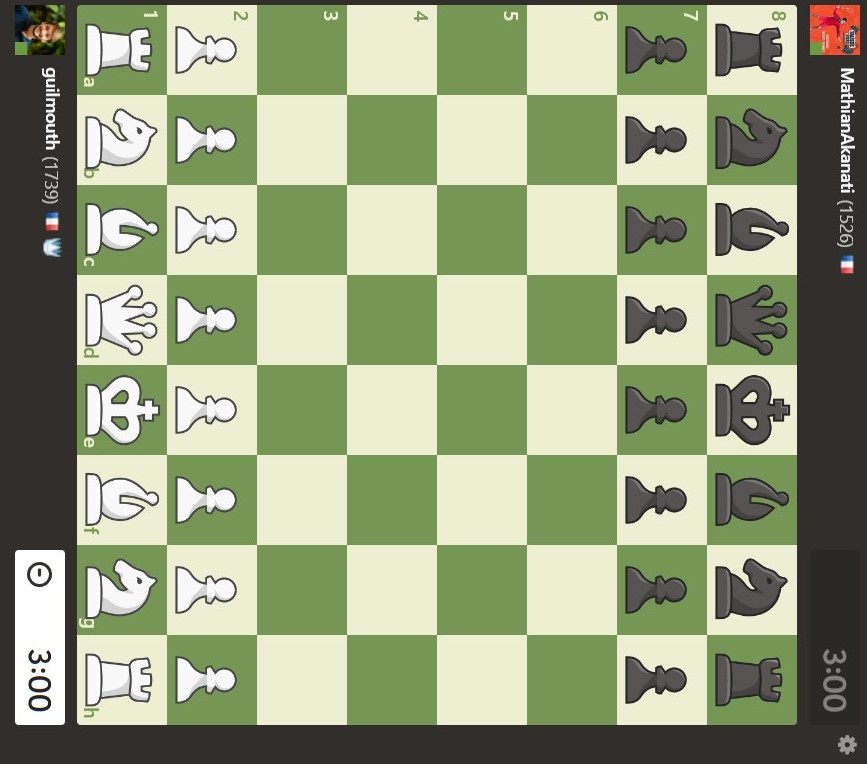
#> input picture photos_test/chess.com_game/0.jpg, 867 x 764 px; its folder holds only this picture in this run
$ jupyter execute --allow-errors main.ipynb   (older library calls are emulated)
#> lines starting #> are read from the running program, lines starting #| are printed output that depends on the picture; after the words box and inside, x2 and y2 are one past the last pixel; in counts of white or black regions, pixels touching at a corner belong together
### code/box_detection.py
import cv2
import numpy as np
from matplotlib import pyplot as plt


def import_image(path):
    img = cv2.imread(path, 1)
    img = cv2.cvtColor(img, cv2.COLOR_BGR2RGB)
    img_gray = cv2.cvtColor(img, cv2.COLOR_RGB2GRAY)

    return img, img_gray


def apply_gaussian_blur(img_gray, kernel_size=5, sigma=1.4):
    gaussian_blur = cv2.GaussianBlur(
        img_gray, (kernel_size, kernel_size), sigma, sigma, cv2.BORDER_DEFAULT
    )
    return gaussian_blur


def apply_binary_threshold(img, threshold=128):
    height, width = img.shape
    binary_image = np.copy(img)
    for i in range(height):
        for j in range(width):
            if img[i, j] >= threshold:
                binary_image[i, j] = 255
            else:
                binary_image[i, j] = 0
    return binary_image


# [4 lines left out: function get_sobels, not called in this run]


def get_edges(binary_img, threshold1=50, threshold2=150, apertureSize=3):
    edges = cv2.Canny(binary_img, threshold1, threshold2, apertureSize)
    return edges


def get_points_full_line(l, width, height):
    x1, y1, x2, y2 = l[0], l[1], l[2], l[3]

    if x1 == x2:
        return (x1, 0), (x2, height)

    if y1 == y2:
        return (0, y1), (width, y1)

    slope = (y2 - y1) / (x2 - x1)
    ord_origin = y1 - slope * x1

    if y1 < y2:
        return (0, round(ord_origin)), (round((height - ord_origin) / slope), height)
    elif y1 > y2:
        return (0, round(ord_origin)), (round((-ord_origin) / slope), 0)


def check_line_already_existing(point1, point2, points, epsilon):
    for (x1, y1), (x2, y2) in points:
        if np.sqrt((point1[0] - x1) ** 2 + (point1[1] - y1) ** 2) < epsilon and np.sqrt(
            (point2[0] - x2) ** 2 + (point2[1] - y2) ** 2
        ):
            return True
    return False


def dist(p1, p2):
    return np.sqrt((p1[0] - p2[0]) ** 2 + (p1[1] - p2[1]) ** 2)


def get_intersection_between_2_lines(
    line1, line2
):  # line is characterized by two points : line = (p1, p2)
    (x1, y1), (x1prime, y1prime) = line1
    (x2, y2), (x2prime, y2prime) = line2
    if x1 == x1prime:
        if x2 == x2prime:
            return None
        slope2 = (y2 - y2prime) / (x2 - x2prime)
        ord_origin2 = y2 - slope2 * x2
        return (x1, round(slope2 * x1 + ord_origin2))
    elif x2 == x2prime:
        slope1 = (y1 - y1prime) / (x1 - x1prime)
        ord_origin1 = y1 - slope1 * x1
        return (x2, round(slope1 * x2 + ord_origin1))
    else:
        slope1 = (y1 - y1prime) / (x1 - x1prime)
        ord_origin1 = y1 - slope1 * x1
        slope2 = (y2 - y2prime) / (x2 - x2prime)
        ord_origin2 = y2 - slope2 * x2
        if slope1 == slope2:
            return None
        x_int = -(ord_origin2 - ord_origin1) / (slope2 - slope1)
        y_int = slope1 * x_int + ord_origin1
        return (round(x_int), round(y_int))


def get_intersections(points):
    intersections = []
    for i in range(len(points) - 1):
        for j in range(i + 1, len(points)):
            intersections.append(get_intersection_between_2_lines(points[i], points[j]))
    return intersections


def get_houghlines(edges, threshold=28, probabilistic=True):
    if not probabilistic:
        lines = cv2.HoughLines(edges, 1, np.pi / 180, 50, None, 0, 0)
    else:
        lines = cv2.HoughLinesP(edges, 1, np.pi / 180, threshold, None, 50, 10)
    return lines


def get_median_length_linesP(linesP):
    length_lines = []
    if linesP is not None:
        for i in range(0, len(linesP)):
            l = linesP[i][0]
            length_lines.append(dist((l[0], l[1]), (l[2], l[3])))
    return np.median(length_lines)


def get_points(linesP, median_length_lines, img_shape, use_median=True):
    points = []
    # Draw the lines
    if linesP is not None:
        for i in range(0, len(linesP)):
            l = linesP[i][0]
            if use_median:
                if (
                    median_length_lines - 20
                    < dist((l[0], l[1]), (l[2], l[3]))
                    < median_length_lines + 20
                ):
                    point1, point2 = get_points_full_line(l, img_shape[1], img_shape[0])
                    if not check_line_already_existing(point1, point2, points, 30):
                        points.append((point1, point2))

            else:
                point1, point2 = get_points_full_line(l, img_shape[1], img_shape[0])
                if not check_line_already_existing(point1, point2, points, 30):
                    points.append((point1, point2))

    return points


def clean_intersections(intersections, img_shape):
    clean_intersections = []

    for point in intersections:
        if point is None:
            continue
        x, y = point[0], point[1]
        if 0 <= x <= img_shape[1] and 0 <= y <= img_shape[0]:
            clean_intersections.append(point)

    return clean_intersections


def moyenne(points):
    return round(np.mean([point[0] for point in points])), round(
        np.mean([point[1] for point in points])
    )


def clusteriser_intersections(intersections, epsilon=20):
    clusters = {}

    for i, point in enumerate(intersections):
        if point is None:
            continue
        already_in_cluster = False
        for k in clusters.keys():
            if dist(point, moyenne(clusters[k])) <= epsilon:
                already_in_cluster = True
                clusters[k].append(point)
        if not already_in_cluster:
            clusters[i] = [point]

    return clusters


def group_clusters(clusters):
    new_intersections = []

    for k in clusters.keys():
        new_intersections.append(moyenne(clusters[k]))

    return new_intersections


def moyenne_y(points):
    return round(np.mean([point[1] for point in points]))


def moyenne_x(points):
    return round(np.mean([point[0] for point in points]))


def dist_y(y1, y2):
    return np.abs(y1 - y2)


def dist_x(x1, x2):
    return np.abs(x1 - x2)


def cluster_along_y(intersections, epsilon_y):
    clusters_y = {}

    for i, point in enumerate(intersections):
        already_in_cluster = False
        for k in clusters_y.keys():
            if dist_y(point[1], moyenne_y(clusters_y[k])) <= epsilon_y:
                already_in_cluster = True
                clusters_y[k].append(point)
        if not already_in_cluster:
            clusters_y[i] = [point]

    return clusters_y


def cluster_along_x(intersections, epsilon_x):
    clusters_x = {}

    for i, point in enumerate(intersections):
        already_in_cluster = False
        for k in clusters_x.keys():
            if dist_x(point[0], moyenne_x(clusters_x[k])) <= epsilon_x:
                already_in_cluster = True
                clusters_x[k].append(point)
        if not already_in_cluster:
            clusters_x[i] = [point]

    return clusters_x


def remove_y_anomalies(anomaly_points, lines_interests_points_y, clusters_y):
    for k in clusters_y.keys():
        if len(clusters_y[k]) <= 3:
            for point in clusters_y[k]:
                anomaly_points.append(point)
        else:
            lines_interests_points_y[k] = clusters_y[k]
    return anomaly_points, lines_interests_points_y


def remove_x_anomalies(anomaly_points, lines_interests_points_x, clusters_x):
    for k in clusters_x.keys():
        if len(clusters_x[k]) <= 3:
            for point in clusters_x[k]:
                anomaly_points.append(point)
        else:
            lines_interests_points_x[k] = clusters_x[k]
    return anomaly_points, lines_interests_points_x


def remove_anomalies(intersections, epsilon_x=25, epsilon_y=10):

    clusters_x = cluster_along_x(intersections, epsilon_x)
    anomaly_points, lines_interests_points_x = remove_x_anomalies([], {}, clusters_x)

    new_intersections = [
        point for line_x in lines_interests_points_x.values() for point in line_x
    ]
    clusters_y = cluster_along_y(new_intersections, epsilon_y)
    anomaly_points, lines_interests_points_y = remove_y_anomalies(
        anomaly_points, {}, clusters_y
    )

    for k, v in lines_interests_points_y.items():
        lines_interests_points_y[k] = list(set(v))

    return lines_interests_points_y, anomaly_points


def sort_lines_of_interest_by_y(lines_interests_points_y):

    # cols = {}
    cols = []
    moyennes_y = [
        moyenne_y(lines_interests_points_y[k]) for k in lines_interests_points_y.keys()
    ]
    moyennes_y_sorted = sorted(moyennes_y)

    for i, letter in zip(range(len(moyennes_y)), "abcdefghijkl"[: len(moyennes_y)]):
        mean = moyennes_y_sorted[i]
        corresponding_k = None
        for k in lines_interests_points_y.keys():
            if moyenne_y(lines_interests_points_y[k]) == mean:
                corresponding_k = k
        # cols[letter] = lines_interests_points_y[corresponding_k]
        cols.append(lines_interests_points_y[corresponding_k])

    # for k in cols.keys():
    for k in range(len(cols)):
        cols[k].sort(key=lambda x: x[0])

    return cols


def remove_chessboard_contours(cols_sorted):
    if len(cols_sorted) == 9 and len(cols_sorted[0]) == 9:
        return cols_sorted

    if len(cols_sorted) == 11:
        del cols_sorted[0]
        del cols_sorted[-1]

    elif len(cols_sorted) == 10:
        nb = len(cols_sorted)
        means_y = [moyenne_y(cols_sorted[i]) for i in range(nb)]
        mean_y_distance = np.mean([means_y[i + 1] - means_y[i] for i in range(nb - 1)])
        if means_y[1] - means_y[0] < means_y[-1] - means_y[-2]:
            del cols_sorted[0]
        elif means_y[1] - means_y[0] > means_y[-1] - means_y[-2]:
            del cols_sorted[-1]

    for i in range(len(cols_sorted)):
        if len(cols_sorted[i]) == 11:
            del cols_sorted[i][0]
            del cols_sorted[i][-1]

        elif len(cols_sorted[i]) == 10:
            nb = len(cols_sorted[i])
            mean_x_distance = np.mean(
                [cols_sorted[i][j + 1][0] - cols_sorted[i][j][0] for j in range(nb - 1)]
            )
            if cols_sorted[i][1][0] - cols_sorted[i][0][0] < mean_x_distance:
                del cols_sorted[i][0]
            elif cols_sorted[i][-1][0] - cols_sorted[i][-2][0] < mean_x_distance:
                del cols_sorted[i][-1]

    return cols_sorted


def get_chessboard_boxes(cols_sorted):
    boxes = {}
    letters = "abcdefgh"
    nums = "12345678"
    for i in range(8):
        for j in range(8):
            letter = letters[i]
            num = nums[j]
            boxes[letter + num] = [
                cols_sorted[i][j],
                cols_sorted[i][j + 1],
                cols_sorted[i + 1][j],
                cols_sorted[i + 1][j + 1],
            ]

    return boxes


def box_detection(img_path, binary_threshold, use_median, hough_lines_threshold):
    img, img_gray = import_image(img_path)
    gaussian_blur = apply_gaussian_blur(img_gray)

    binary_img = apply_binary_threshold(gaussian_blur, binary_threshold)
    edges = get_edges(binary_img)
    linesP = get_houghlines(edges, hough_lines_threshold)
    median_length_lines = get_median_length_linesP(linesP)

    points = get_points(linesP, median_length_lines, img.shape, use_median)

    intersections = get_intersections(points)
    intersections_cleaned = clean_intersections(intersections, img.shape)

    clusters = clusteriser_intersections(intersections_cleaned)
    new_intersections = group_clusters(clusters)

    lines_interests_points_y, anomaly_points = remove_anomalies(new_intersections)
    cols_sorted = sort_lines_of_interest_by_y(lines_interests_points_y)

    cols_sorted = remove_chessboard_contours(cols_sorted)
    boxes = get_chessboard_boxes(cols_sorted)
    return img, boxes


# [36 lines that do not run on import are left out]

### code/utils.py
import os
import matplotlib.pyplot as plt
import numpy as np
import cv2

############        General            ############


# [89 lines left out: functions get_list_img_path, show_and_get_gray_img, show_and_get_colored_img, get_test_boxes, not called in this run]


############         Piece detection gray         ############


def get_gradient(img, croop=5):
    X, Y = img.shape
    img = img[
        int(X / croop) : int((croop - 1) * X / croop),
        int(Y / croop) : int((croop - 1) * Y / croop),
    ]
    gx = cv2.Sobel(img, cv2.CV_64F, 1, 0, ksize=1)
    gy = cv2.Sobel(img, cv2.CV_64F, 0, 1, ksize=1)

    mag = np.sqrt(gx**2 + gy**2)
    mean_gradient = np.mean(mag)

    # print("Le gradient moyen de l'image est : ", round(mean_gradient, 1))
    return mean_gradient


def is_piece_in_square(img, treshold=7.5):
    return get_gradient(img) > treshold


############         Piece detection color         ############


# [7 lines left out: function get_gradient_color, not called in this run]


def is_piece_in_color_square(img, treshold=8):
    return get_gradient_color(img) > treshold


############         Color detection          ############


def get_central_part_of_square(img):
    X, Y = img.shape
    return img[int(X / 4) : int(3 * X / 4), int(Y / 4) : int(3 * Y / 4)]


def is_piece_white(img, treshold=160):
    central_img = get_central_part_of_square(img)
    whiteness = np.mean(central_img)
    return whiteness > treshold


############         Square detection          ############


def get_coord_square(point_list):
    Xmin = int((point_list[0][0] + point_list[2][0]) / 2)
    Xmax = int((point_list[1][0] + point_list[3][0]) / 2)
    Ymin = int((point_list[0][1] + point_list[1][1]) / 2)
    Ymax = int((point_list[2][1] + point_list[3][1]) / 2)
    return Xmin, Xmax, Ymin, Ymax


def get_square(img, Xmin, Xmax, Ymin, Ymax):
    return img[Ymin:Ymax, Xmin:Xmax]  # X et Y sont inversés, je ne sais pas pq


def get_all_squares(boxes, board):
    square_list = []
    for square in boxes:
        Xmin, Xmax, Ymin, Ymax = get_coord_square(boxes[square])
        square_list.append(get_square(board, Xmin, Xmax, Ymin, Ymax))
    return square_list


def square_color(square, threshold_piece_in_square, threshold_piece_color):
    """
    return 0 if the square is empty
    return 1 if there is a white piece in the square
    return 2 if the piece is black
    """
    if is_piece_in_square(square, threshold_piece_in_square):
        return 2 - is_piece_white(square, threshold_piece_color)
    return 0


def squares_to_array(square_list, threshold_piece_in_square, threshold_piece_color):
    board = np.zeros([8, 8], dtype=int)
    for i in range(8):
        for j in range(8):
            board[i, j] = square_color(
                square_list[j * 8 + (7 - i)],
                threshold_piece_in_square,
                threshold_piece_color,
            )
    return board


############         Array Modeliastion          ############


def get_initial_position():
    initial_position = np.array(
        [
            ["R", "N", "B", "Q", "K", "B", "N", "R"],
            ["P"] * 8,
            [" "] * 8,
            [" "] * 8,
            [" "] * 8,
            [" "] * 8,
            ["p"] * 8,
            ["r", "n", "b", "q", "k", "b", "n", "r"],
        ]
    )
    return initial_position


# [14 lines left out: functions get_square_type, is_final_square, not called in this run]


#############    Writing the played move    #####################
def is_capture(final_pos_square):
    return final_pos_square != " "


# [65 lines left out: functions get_queen, get_move, new_position, not called in this run]


def get_moves(initial_position, move_list):
    moves = []
    current_position = initial_position
    nb_move = len(move_list)
    move_convention = ""
    for i in range(nb_move):
        current_position, move = new_position(current_position, move_list[i])
        if i % 2 == 0:
            move_convention = move_convention + str(1 + i // 2) + ". " + move
            if i == nb_move - 1:
                moves.append(move_convention)
        if i % 2 == 1:
            move_convention = move_convention + " " + move + " "
    return move_convention

### code/main.ipynb
[cell 1]
import os
import cv2
import numpy as np
import utils as u
from box_detection import box_detection
import matplotlib.pyplot as plt
from tqdm import tqdm

[cell 2]
game_images_path = '.././photos_test/chess.com_game/'
path_image_list = sorted(os.listdir(game_images_path), key = lambda x : int(x.split('.')[0]))
move_nb = len(path_image_list)

# List d'images représentant les différents boards
move_image_list = [cv2.imread(game_images_path + path, 0) for path in path_image_list]
#> move_image_list = 1 item

#> (the rest of this cell did not finish here and is left out)

[cell 3]
# Paramètres
binary_threshold = 200
use_median = False
hough_lines_threshold = 150

# L'execution de cette cellule peut prendre plusieurs minutes


list_coord_boxes = [] # liste de liste de coordonnées de box
for path in tqdm(path_image_list):
    img_path = game_images_path + path
    list_coord_boxes.append(box_detection(img_path, binary_threshold, use_median, hough_lines_threshold)[1])
#> in import_image, img is the input picture: shape (764, 867, 3); mean B, G, R 126.9, 158.9, 149.4
#> in import_image, `img_gray = cv2.cvtColor(img, cv2.COLOR_RGB2GRAY)`:
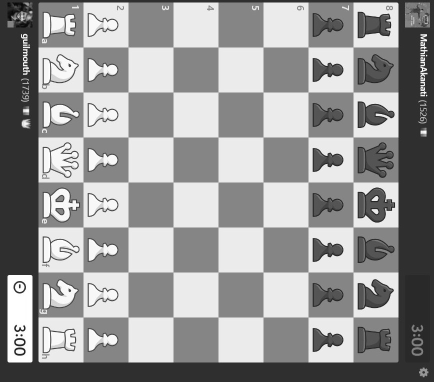
#> img_gray: shape (764, 867) (shown at 1/2 size); min 1, max 255, mean 152.4
#> in apply_gaussian_blur, `gaussian_blur = cv2.GaussianBlur( img_gray, (kernel_size, kernel_size)..`:
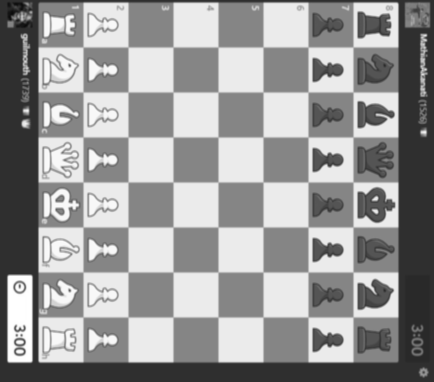
#> gaussian_blur: shape (764, 867) (shown at 1/2 size); min 11, max 255, mean 152.5
#> after the loop in apply_binary_threshold, `for i in range(height):`:
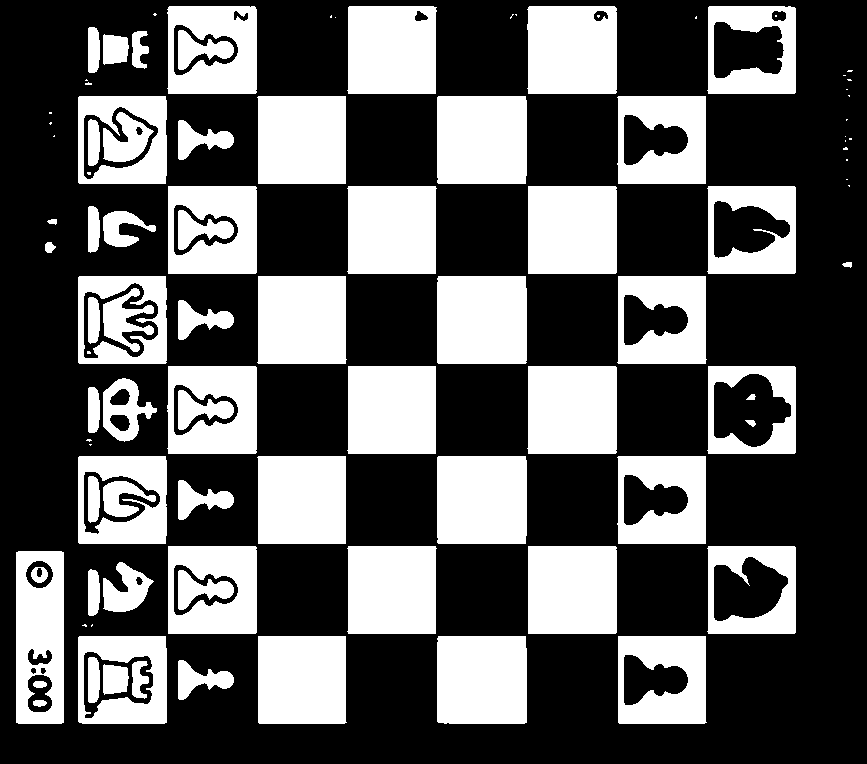
#> binary_image: shape (764, 867); 35.8% white; 99 white regions (32 under 20 px), largest, box (x1, y1, x2, y2) and area: (437, 96, 527, 184) 7904, (437, 456, 527, 544) 7904, (437, 276, 527, 364) 7901
#> in get_edges, `edges = cv2.Canny(binary_img, threshold1, threshold2, apertureSize)`:
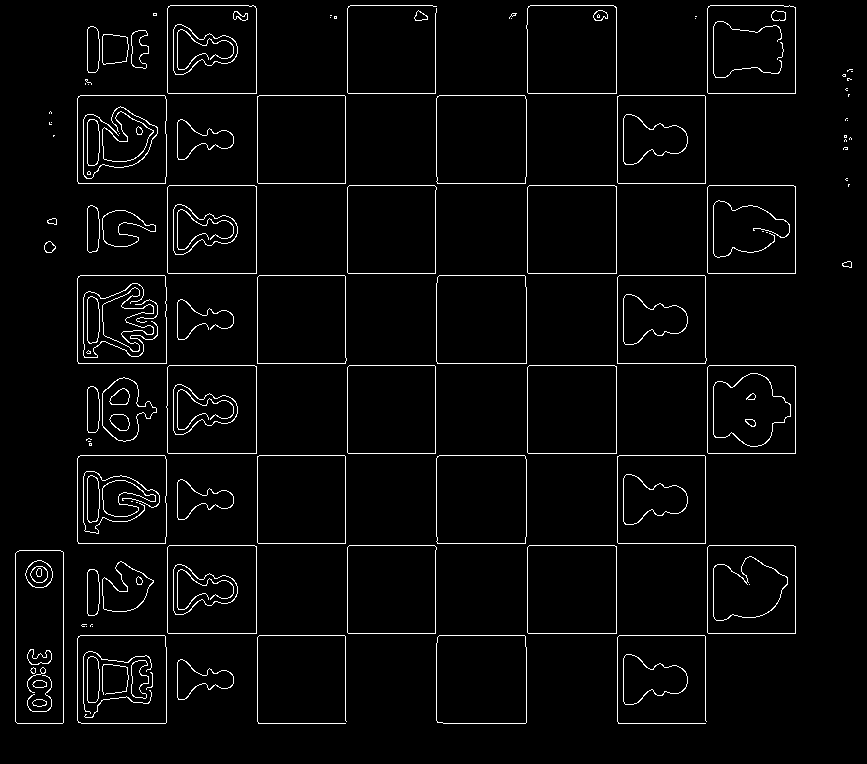
#> edges: shape (764, 867); 3.2% white in thin lines or dots
#> in get_houghlines, `lines = cv2.HoughLinesP(edges, 1, np.pi / 180, threshold, None, 50, 10)`: lines = 74 rows, first 6: [618, 723, 705, 723], [258, 183, 345, 183], [707, 272, 707, 187], [347, 272, 347, 187], [257, 363, 257, 277], [437, 543, 525, 543]
#> in box_detection, `linesP = get_houghlines(edges, hough_lines_threshold)`: linesP has the same summary as lines in get_houghlines
#> the loop in get_median_length_linesP, `for i in range(0, len(linesP)):` made 74 passes
#> after the loop in get_median_length_linesP, `for i in range(0, len(linesP)):`: length_lines = 74 values, max 170 at index 71, min 50 at index 26, mean 84.24
#> in box_detection, `median_length_lines = get_median_length_linesP(linesP)`: median_length_lines = 85
#> the loop in get_points, `for i in range(0, len(linesP)):` made 74 passes
#> (point1, point2) on passes 1 to 4: ((0, 723), (867, 723)), ((0, 183), (867, 183)), ((707, 0), (707, 764)), ((347, 0), (347, 764))
#> after the loop in get_points, `for i in range(0, len(linesP)):`: points = 38 items
#> the loop in get_intersections, `for i in range(len(points) - 1):` made 37 passes
#> the loop in clean_intersections, `for point in intersections:` made 703 passes
#> the loop in clusteriser_intersections, `for i, point in enumerate(intersections):` made 360 passes
#> point on passes 1 to 3: (707, 723), (347, 723), (257, 723)
#> the loop in group_clusters, `for k in clusters.keys():` made 81 passes
#> k on passes 10 to 13: 20, 21, 22, 23
#> the loop in cluster_along_x, `for i, point in enumerate(intersections):` made 81 passes
#> the loop in remove_x_anomalies, `for k in clusters_x.keys():` made 9 passes
#> the loop in cluster_along_y, `for i, point in enumerate(intersections):` made 81 passes
#> point on passes 1 to 4: (707, 723), (707, 183), (707, 543), (707, 273)
#> the loop in remove_y_anomalies, `for k in clusters_y.keys():` made 9 passes
#> the loop in remove_anomalies, `for k, v in lines_interests_points_y.items():` made 9 passes
#> the loop in sort_lines_of_interest_by_y, `for i, letter in zip(range(len(moyennes_y)), "abcdefghijkl"[: len(moye..` made 9 passes
#> the loop in sort_lines_of_interest_by_y, `for k in range(len(cols)):` made 9 passes

print(len(list_coord_boxes[0]))
#| 64

[cell 4]
# Coordonnées des cases de la première photos de la partie
print(list_coord_boxes[0])
#> (printed output is left out)

[cell 5]
#liste de dimensions move_nb x 64, images des 64 cases pour chaque mouvement
list_square_img = [u.get_all_squares(list_coord_boxes[i], move_image_list[i]) for i in range(move_nb)]
#> the loop in get_all_squares, `for square in boxes:` made 64 passes
#> (the rest of this cell did not finish here and is left out)

[cell 6]
# Paramètres
threshold_piece_in_square = 7.5
threshold_piece_color = 160

# Liste de arrays représentant chaque position
list_array_move = [u.squares_to_array(list_square, threshold_piece_in_square, threshold_piece_color) for list_square in list_square_img]

[cell 7]
# Affiche une nouvelle posiiton
initial_position = u.get_initial_position()
u.get_moves(initial_position, list_array_move[1:])
#> Out = ''
